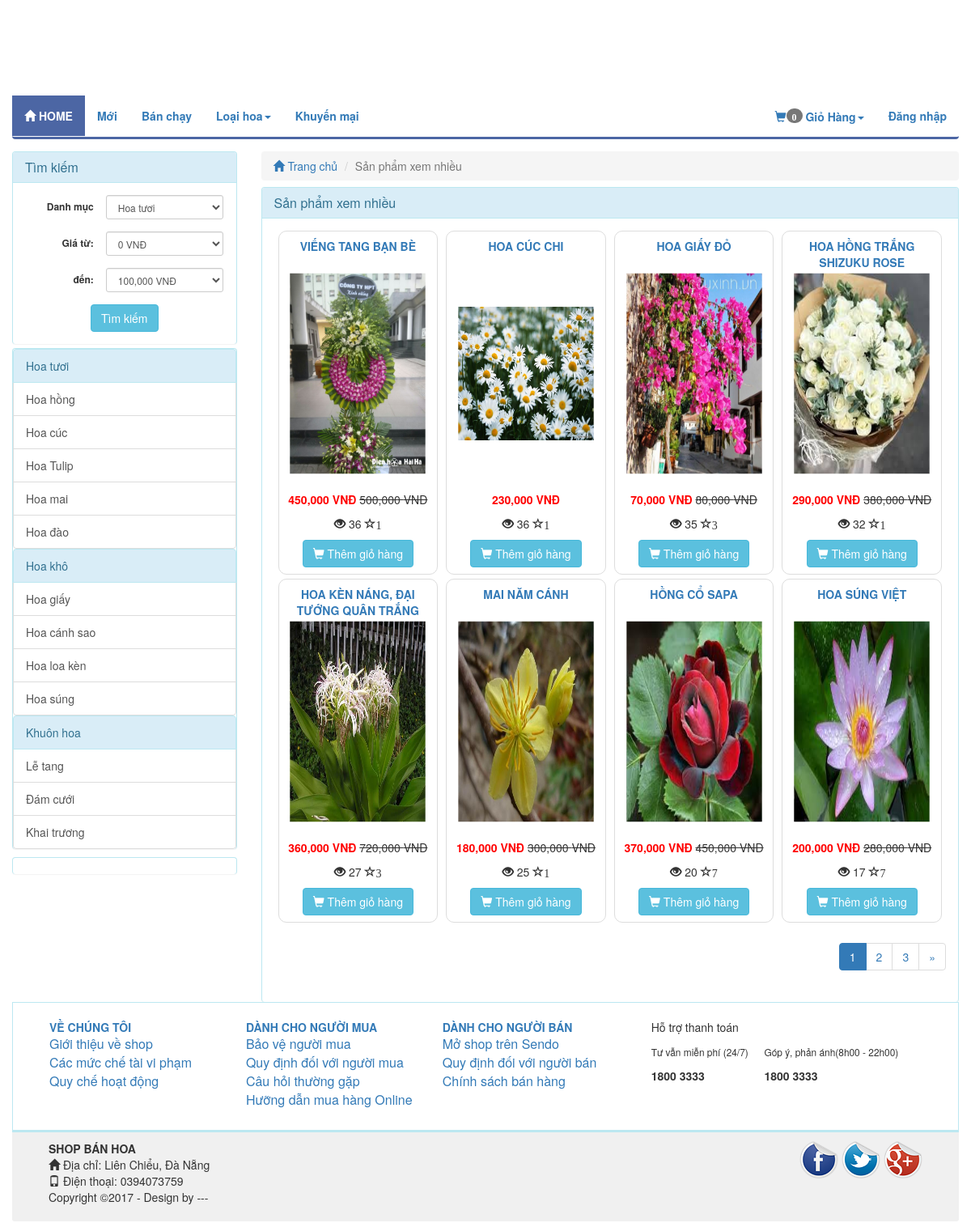
The page /index.php/product/views on the database its author committed.
### tables this page shows
CREATE TABLE `catalog` (
  `id` int(11) NOT NULL,
  `name` varchar(100) NOT NULL,
  `description` varchar(255) DEFAULT NULL,
  `parent_id` int(11) NOT NULL,
  `sort_order` tinyint(4) NOT NULL,
  `created` datetime NOT NULL
);

CREATE TABLE `product` (
  `id` int(255) NOT NULL,
  `catalog_id` int(11) NOT NULL,
  `name` varchar(255) NOT NULL,
  `content` text NOT NULL,
  `price` decimal(15,2) NOT NULL DEFAULT 0.00,
  `discount` int(11) DEFAULT 0,
  `image_link` varchar(100) NOT NULL,
  `image_list` text NOT NULL,
  `view` int(11) NOT NULL DEFAULT 0,
  `buyed` int(255) NOT NULL,
  `rate_total` int(255) NOT NULL DEFAULT 4,
  `rate_count` int(255) NOT NULL DEFAULT 1,
  `created` int(11) NOT NULL
);

### application/controllers/Product.php (called while the page is built, shortened)
<?php
class Product extends MY_Controller {
	public function __construct()
	{
		parent::__construct();
		$this->load->model('product_model');
		$this->load->model('catalog_model');
	}
	public function views()
	{
		$input = array();
		$input['order'] = array('view','DESC');
		$this->load->library('pagination');
		$base_url = base_url('product/views');
		$total =20;
		$per = 8;
		$uri = 3;
		$config = pagination($base_url,$total,$per,$uri);
		$segment = $this->uri->segment(3);
		$segment = intval($segment);
		$input['limit'] = array($config['per_page'],$segment);
		$product_list = $this->product_model->get_list($input);
		$this->data['product_list'] = $product_list;
		$this->data['temp']='site/product/views';
		$this->load->view('site/layoutsub',$this->data);
	}
}

### index.php (called while the page is built, shortened)
<?php
require_once BASEPATH.'core/CodeIgniter.php';

### application/core/MY_Controller.php (called while the page is built, shortened)
<?php
class MY_Controller extends CI_Controller {
	function __construct()
	{
		$controller = $this->uri->segment(1);
		switch ($controller) {
			default:
				$input = array();
				$input['where'] = array('parent_id' => '1');
				$input['order'] = array('sort_order', 'ASC');
				$catalog = $this->catalog_model->get_list($input);
				foreach ($catalog as $value) {
					$input= array();
					$input['where'] = array('parent_id' => $value->id);
					$input['order'] = array('sort_order', 'ASC');
					$sub = $this->catalog_model->get_list($input);
					$value->sub=$sub;
				}
				break;
		}
	}
}

### application/core/MY_Model.php (called while the page is built, shortened)
<?php if ( ! defined('BASEPATH')) exit('No direct script access allowed');
class MY_Model extends CI_Model {
    var $table = '';
    var $key = 'id';
    var $order = '';
    function get_list($input = array())
    {
        $query = $this->db->get($this->table);
        return $query->result();
    }
    protected function get_list_set_input($input = array())
    {
        if ((isset($input['where'])) && $input['where'])
        {
            $this->db->where($input['where']);
        }
        if (isset($input['order'][0]) && isset($input['order'][1]))
        {
            $this->db->order_by($input['order'][0], $input['order'][1]);
        }
        else
        {
            $order = ($this->order == '') ? array($this->table.'.'.$this->key, 'desc') : $this->order;
            $this->db->order_by($order[0], $order[1]);
        }
        if (isset($input['limit'][0]) && isset($input['limit'][1]))
        {
            $this->db->limit($input['limit'][0], $input['limit'][1]);
        }
    }
}
?>

### application/views/site/product/views.php (the view)
<div class="col-xs-12 col-sm-9 col-md-9 col-lg-9 clearpaddingr">
	<div class="col-xs-12 col-sm-12 col-md-12 col-lg-12 clearpadding">
		<ol class="breadcrumb">
		  <li><a href="<?php echo base_url(); ?>"><span class="glyphicon glyphicon-home" aria-hidden="true"></span> Trang chủ</a></li>
		  <li class="active">Sản phẩm xem nhiều</li>
		</ol>
		<div class="panel panel-info">
		  <div class="panel-heading">
		    <h3 class="panel-title">Sản phẩm xem nhiều</h3>
		  </div>
		  <div class="panel-body">
		  	<div class="col-xs-12 col-sm-12 col-md-12 col-lg-12 clearpadding">
		  		<?php foreach ($product_list as $value) {
		  			$name = covert_vi_to_en($value->name);
	  				$name = strtolower($name);
	  				 ?>
					<div class="col-xs-12 col-sm-6 col-md-3 col-lg-3 re-padding">
			  			<div class="product_item">
			  				<p class="product_name" ><a href="<?php echo base_url($name.'-p'.$value->id); ?>" ><?php echo $value->name; ?></a></p>
			  				<div class="product-image">
			  					<a href="<?php echo base_url($name.'-p'.$value->id); ?>"><img src="<?php echo base_url(); ?>upload/product/<?php echo $value->image_link; ?>" alt="" class=""></a>
			  				</div>
			  				<?php if ($value->discount>0) {
			  					$new_price = $value->price - $value->discount; ?>
			  					<p><span class='price text-right'><?php echo number_format($new_price); ?> VNĐ</span> <del class="product-discount"><?php echo number_format($value->price); ?> VNĐ</del></p>
			  				<?php }else{ ?>
								<p><span class='price text-right'><?php echo number_format($value->price); ?> VNĐ</span></p>
			  				<?php	} ?>
							<p><span class="glyphicon glyphicon-eye-open" aria-hidden="true" title="Số lượt xem"></span> <?php echo $value->view; ?> <span class="glyphicon glyphicon-star-empty" aria-hidden="true" title="Số lượng đặt mua"><?php echo $value->buyed; ?></p>
							<a href="<?php echo base_url('cart/add/'.$value->id); ?>"><button class='btn btn-info'><span class="glyphicon glyphicon-shopping-cart" aria-hidden="true"></span> Thêm giỏ hàng</button></a>
			  			</div>
					</div>
				<?php } ?>
		  	</div>
			 <?php echo $this->pagination->create_links(); ?>
		  </div>
		</div>
	</div>
</div>

### application/views/site/sidebar.php (shortened to what this page needs)
<?php
	$catalog_id = isset($catalog_id)?$catalog_id:NULL;
	$price_from = isset($price_from)?$price_from:NULL;
	$price_to = isset($price_to)?$price_to:NULL;
 ?>
<div class="col-xs-12 col-sm-3 col-md-3 col-lg-3 clearpaddingl">
	<div class="panel panel-info" style="margin-bottom: 5px;">
		<div class="panel-heading">
		    <h3 class="panel-title">Tìm kiếm</h3>
		</div>
	    <div class="panel-body">
	  	    <form class="form-horizontal text-center" method="post" action="<?php echo base_url('product/search'); ?>">
				<div class="form-group form-group-sm">
					<label class="col-sm-5 clearpaddingl control-label" for="formGroupInputSmall">Danh mục</label>
					<div class="col-sm-7" style="padding-left: 0px">
				    	<select class="form-control" name="catalog_id">
				    		<?php foreach ($catalog as $value) { ?>
							  	<option value="<?php echo $value->id; ?>" style='font-weight: bold' <?php if($value->id==$catalog_id) echo 'selected'; ?>><?php echo $value->name; ?></option>
								 </div>
							  	<?php } ?>
				    </div>
				</div>
				<div class="form-group form-group-sm">
					<label class="col-sm-5 control-label" for="formGroupInputSmall">Giá từ:</label>
					<div class="col-sm-7" style="padding-left: 0px">
				    	<select class="form-control" name="price_from">
				    	<?php for ($i=0; $i < 1400000; $i = $i + 100000) { ?>
				    		<option value="<?php echo $i ?>" <?php if($i==$price_from) echo 'selected'; ?>><?php echo number_format($i); ?> VNĐ</option>
				    	<?php } ?>
						</select>
				    </div>
				</div>
				<div class="form-group form-group-sm">
					<label class="col-sm-5 control-label" for="formGroupInputSmall">đến:</label>
					<div class="col-sm-7" style="padding-left: 0px">
				    	<select class="form-control" name="price_to">
				    	<?php for ($i=100000; $i < 1500000; $i = $i + 100000) { ?>
				    		<option value="<?php echo $i ?>" <?php if($i==$price_to) echo 'selected'; ?>><?php echo number_format($i); ?> VNĐ</option>
				    	<?php } ?>
						</select>
				    </div>
				</div>
				<button class="btn btn-info" type="submit" name='submit'>Tìm kiếm</button>
	    </div>
	</div>
	<div class="panel panel-info">
	  <div class="panel-body" style="padding:0px">
	  	<div class="list-group">
	  	<?php foreach ($catalog as $value)
	  	{
	  		$name = covert_vi_to_en($value->name);
	  		$name = strtolower($name);
	  	?>
	  	<div class="list-group">
	  		<a href="<?php echo base_url($name.'-c'.$value->id); ?>" class="list-group-item active">
		    <?php echo $value->name; ?>
		  	</a>
		  <?php foreach ($value->sub as $val) {
		  	$namesub = covert_vi_to_en($val->name);
	  		$namesub = strtolower($namesub);
	  		?>
		  	<a href="<?php echo base_url($namesub.'-c'.$val->id); ?>" class="list-group-item"><?php echo $val->name; ?></a>
		  <?php } ?>
		 </div>
	  	<?php } ?>
	    </div>
	  </div>
	</div>
	<div class="panel panel-info" style="margin-top:10px;margin-bottom:10px;">
	  <div class="panel-body" style="padding:0px;">
	  </div>
	</div>
</div>

### public/site/css/style.css (style rules this page uses)
.clearpadding { padding-left: 0px; padding-right: 0px; }
.clearpaddingl { padding-left: 0px; }
.clearpaddingr { padding-right: 0px; }
.re-padding { padding-right: 5px; padding-left: 5px; }
.panel { margin-bottom: 0px; border-bottom:none; }
.product_item { border: 1px solid #DDDDDD; border-radius: 10px; text-align: center; padding-top: 8px; padding-bottom: 8px; margin-bottom: 5px; }
.product_name { max-height: 20px; text-transform: uppercase; font-size: 14px; color: #337ab7; font-weight: bold; }
.price { color: red; font-weight: bold; }
.product-image { margin-top:8px; margin-bottom:8px; }
.product-image img { width: 95%; height: 275px; -webkit-transform:scale(0.9); -moz-transform:scale(0.9); -o-transform:scale(0.9); transition: all .4s ease; -webkit-transition: all .4s ease; -moz-transition: all .4s ease; -o-transition: all .4s ease; }
.breadcrumb { margin-bottom: 8px; }
.list-group { margin-bottom: 0px; }
.list-group-item.active, .list-group-item.active:hover, .list-group-item.active:focus { color: #31708f; background-color: #d9edf7; border-color: #bce8f1; }

### rows shown on the page
catalog: name "Hoa tươi"
catalog: name "Hoa hồng"
catalog: name "Hoa cúc"
catalog: name "Hoa Tulip"
catalog: name "Hoa mai"
catalog: name "Hoa đào"
catalog: name "Hoa khô"
catalog: name "Hoa giấy"
catalog: name "Hoa cánh sao"
catalog: name "Hoa loa kèn"
catalog: name "Hoa súng"
catalog: name "Khuôn hoa"
catalog: name "Lễ tang"
catalog: name "Đám cưới"
catalog: name "Khai trương"
product: name "VIẾNG TANG BẠN BÈ", image_link (picture), new_price "450,000", price "500,000", view "36", buyed "1"
product: name "HOA CÚC CHI", image_link (picture), price "230,000", view "36", buyed "1"
product: name "HOA GIẤY ĐỎ", image_link (picture), new_price "70,000", price "80,000", view "35", buyed "3"
product: name "HOA HỒNG TRẮNG SHIZUKU ROSE", image_link (picture), new_price "290,000", price "380,000", view "32", buyed "1"
product: name "HOA KÈN NÁNG, ĐẠI TƯỚNG QUÂN TRẮNG", image_link (picture), new_price "360,000", price "720,000", view "27", buyed "3"
product: name "MAI NĂM CÁNH", image_link (picture), new_price "180,000", price "300,000", view "25", buyed "1"
product: name "HỒNG CỔ SAPA", image_link (picture), new_price "370,000", price "450,000", view "20", buyed "7"
product: name "HOA SÚNG VIỆT", image_link (picture), new_price "200,000", price "280,000", view "17", buyed "7"

### other values the page prints
$total_items "0"
$this->pagination->create_links() "1 2 3 »"
form field catalog_id "Hoa tươi"
form field price_from "0 VNĐ"
form field price_to "100,000 VNĐ"
